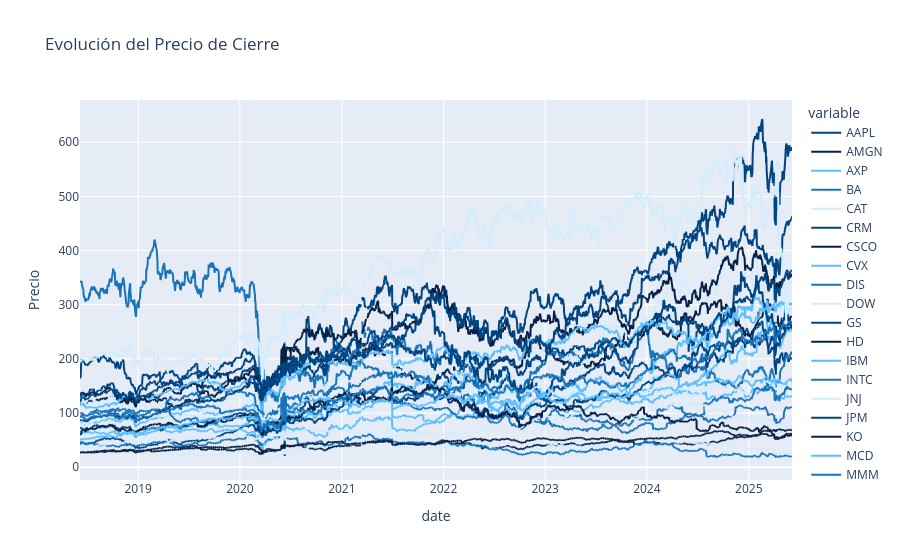

Notebook source saved alongside this figure:
### Code cell
# Extraer y limpiar nombres de columnas
df_close = df[[c for c in df.columns if c[1] == "close"]].copy()
df_close.columns = [c[0] for c in df_close.columns]

# Graficar evolución de los precios de cierre
fig = px.line(
    df_close,
    title="Evolución del Precio de Cierre",
    labels={"value": "Precio", "index": "Fecha"},
    color_discrete_sequence=colores_bbva_list
)

fig.show()

### Figure 1 — Plotly figure (JSON) as saved in the notebook; plotly's stock layout.template omitted (floating-point values rounded to 4 significant figures; data arrays with more than 128 entries replaced by an {"elided": "..."} marker saying what was removed)
{"data": [{"hovertemplate": "variable=AAPL<br>date=%{x}<br>Precio=%{y}<extra></extra>", "legendgroup": "AAPL", "line": {"color": "#004481", "dash": "solid"}, "marker": {"symbol": "circle"}, "mode": "lines", "name": "AAPL", "showlegend": true, "type": "scattergl", "x": {"elided": "1760 str values"}, "xaxis": "x", "y": {"elided": "1760 float values"}, "yaxis": "y"}, {"hovertemplate": "variable=AMGN<br>date=%{x}<br>Precio=%{y}<extra></extra>", "legendgroup": "AMGN", "line": {"color": "#072146", "dash": "solid"}, "marker": {"symbol": "circle"}, "mode": "lines", "name": "AMGN", "showlegend": true, "type": "scattergl", "x": {"elided": "1760 str values"}, "xaxis": "x", "y": {"elided": "1760 float values"}, "yaxis": "y"}, {"hovertemplate": "variable=AXP<br>date=%{x}<br>Precio=%{y}<extra></extra>", "legendgroup": "AXP", "line": {"color": "#5BBEFF", "dash": "solid"}, "marker": {"symbol": "circle"}, "mode": "lines", "name": "AXP", "showlegend": true, "type": "scattergl", "x": {"elided": "1760 str values"}, "xaxis": "x", "y": {"elided": "1760 float values"}, "yaxis": "y"}, {"hovertemplate": "variable=BA<br>date=%{x}<br>Precio=%{y}<extra></extra>", "legendgroup": "BA", "line": {"color": "#1973B8", "dash": "solid"}, "marker": {"symbol": "circle"}, "mode": "lines", "name": "BA", "showlegend": true, "type": "scattergl", "x": {"elided": "1760 str values"}, "xaxis": "x", "y": {"elided": "1760 float values"}, "yaxis": "y"}, {"hovertemplate": "variable=CAT<br>date=%{x}<br>Precio=%{y}<extra></extra>", "legendgroup": "CAT", "line": {"color": "#D4EDFC", "dash": "solid"}, "marker": {"symbol": "circle"}, "mode": "lines", "name": "CAT", "showlegend": true, "type": "scattergl", "x": {"elided": "1760 str values"}, "xaxis": "x", "y": {"elided": "1760 float values"}, "yaxis": "y"}, {"hovertemplate": "variable=CRM<br>date=%{x}<br>Precio=%{y}<extra></extra>", "legendgroup": "CRM", "line": {"color": "#004481", "dash": "solid"}, "marker": {"symbol": "circle"}, "mode": "lines", "name": "CRM", "showlegend": true, "type": "scattergl", "x": {"elided": "1760 str values"}, "xaxis": "x", "y": {"elided": "1760 float values"}, "yaxis": "y"}, {"hovertemplate": "variable=CSCO<br>date=%{x}<br>Precio=%{y}<extra></extra>", "legendgroup": "CSCO", "line": {"color": "#072146", "dash": "solid"}, "marker": {"symbol": "circle"}, "mode": "lines", "name": "CSCO", "showlegend": true, "type": "scattergl", "x": {"elided": "1760 str values"}, "xaxis": "x", "y": {"elided": "1760 float values"}, "yaxis": "y"}, {"hovertemplate": "variable=CVX<br>date=%{x}<br>Precio=%{y}<extra></extra>", "legendgroup": "CVX", "line": {"color": "#5BBEFF", "dash": "solid"}, "marker": {"symbol": "circle"}, "mode": "lines", "name": "CVX", "showlegend": true, "type": "scattergl", "x": {"elided": "1760 str values"}, "xaxis": "x", "y": {"elided": "1760 float values"}, "yaxis": "y"}, {"hovertemplate": "variable=DIS<br>date=%{x}<br>Precio=%{y}<extra></extra>", "legendgroup": "DIS", "line": {"color": "#1973B8", "dash": "solid"}, "marker": {"symbol": "circle"}, "mode": "lines", "name": "DIS", "showlegend": true, "type": "scattergl", "x": {"elided": "1760 str values"}, "xaxis": "x", "y": {"elided": "1760 float values"}, "yaxis": "y"}, {"hovertemplate": "variable=DOW<br>date=%{x}<br>Precio=%{y}<extra></extra>", "legendgroup": "DOW", "line": {"color": "#D4EDFC", "dash": "solid"}, "marker": {"symbol": "circle"}, "mode": "lines", "name": "DOW", "showlegend": true, "type": "scattergl", "x": {"elided": "1760 str values"}, "xaxis": "x", "y": {"elided": "1760 float values"}, "yaxis": "y"}, {"hovertemplate": "variable=GS<br>date=%{x}<br>Precio=%{y}<extra></extra>", "legendgroup": "GS", "line": {"color": "#004481", "dash": "solid"}, "marker": {"symbol": "circle"}, "mode": "lines", "name": "GS", "showlegend": true, "type": "scattergl", "x": {"elided": "1760 str values"}, "xaxis": "x", "y": {"elided": "1760 float values"}, "yaxis": "y"}, {"hovertemplate": "variable=HD<br>date=%{x}<br>Precio=%{y}<extra></extra>", "legendgroup": "HD", "line": {"color": "#072146", "dash": "solid"}, "marker": {"symbol": "circle"}, "mode": "lines", "name": "HD", "showlegend": true, "type": "scattergl", "x": {"elided": "1760 str values"}, "xaxis": "x", "y": {"elided": "1760 float values"}, "yaxis": "y"}, {"hovertemplate": "variable=IBM<br>date=%{x}<br>Precio=%{y}<extra></extra>", "legendgroup": "IBM", "line": {"color": "#5BBEFF", "dash": "solid"}, "marker": {"symbol": "circle"}, "mode": "lines", "name": "IBM", "showlegend": true, "type": "scattergl", "x": {"elided": "1760 str values"}, "xaxis": "x", "y": {"elided": "1760 float values"}, "yaxis": "y"}, {"hovertemplate": "variable=INTC<br>date=%{x}<br>Precio=%{y}<extra></extra>", "legendgroup": "INTC", "line": {"color": "#1973B8", "dash": "solid"}, "marker": {"symbol": "circle"}, "mode": "lines", "name": "INTC", "showlegend": true, "type": "scattergl", "x": {"elided": "1760 str values"}, "xaxis": "x", "y": {"elided": "1760 float values"}, "yaxis": "y"}, {"hovertemplate": "variable=JNJ<br>date=%{x}<br>Precio=%{y}<extra></extra>", "legendgroup": "JNJ", "line": {"color": "#D4EDFC", "dash": "solid"}, "marker": {"symbol": "circle"}, "mode": "lines", "name": "JNJ", "showlegend": true, "type": "scattergl", "x": {"elided": "1760 str values"}, "xaxis": "x", "y": {"elided": "1760 float values"}, "yaxis": "y"}, {"hovertemplate": "variable=JPM<br>date=%{x}<br>Precio=%{y}<extra></extra>", "legendgroup": "JPM", "line": {"color": "#004481", "dash": "solid"}, "marker": {"symbol": "circle"}, "mode": "lines", "name": "JPM", "showlegend": true, "type": "scattergl", "x": {"elided": "1760 str values"}, "xaxis": "x", "y": {"elided": "1760 float values"}, "yaxis": "y"}, {"hovertemplate": "variable=KO<br>date=%{x}<br>Precio=%{y}<extra></extra>", "legendgroup": "KO", "line": {"color": "#072146", "dash": "solid"}, "marker": {"symbol": "circle"}, "mode": "lines", "name": "KO", "showlegend": true, "type": "scattergl", "x": {"elided": "1760 str values"}, "xaxis": "x", "y": {"elided": "1760 float values"}, "yaxis": "y"}, {"hovertemplate": "variable=MCD<br>date=%{x}<br>Precio=%{y}<extra></extra>", "legendgroup": "MCD", "line": {"color": "#5BBEFF", "dash": "solid"}, "marker": {"symbol": "circle"}, "mode": "lines", "name": "MCD", "showlegend": true, "type": "scattergl", "x": {"elided": "1760 str values"}, "xaxis": "x", "y": {"elided": "1760 float values"}, "yaxis": "y"}, {"hovertemplate": "variable=MMM<br>date=%{x}<br>Precio=%{y}<extra></extra>", "legendgroup": "MMM", "line": {"color": "#1973B8", "dash": "solid"}, "marker": {"symbol": "circle"}, "mode": "lines", "name": "MMM", "showlegend": true, "type": "scattergl", "x": {"elided": "1760 str values"}, "xaxis": "x", "y": {"elided": "1760 float values"}, "yaxis": "y"}, {"hovertemplate": "variable=MRK<br>date=%{x}<br>Precio=%{y}<extra></extra>", "legendgroup": "MRK", "line": {"color": "#D4EDFC", "dash": "solid"}, "marker": {"symbol": "circle"}, "mode": "lines", "name": "MRK", "showlegend": true, "type": "scattergl", "x": {"elided": "1760 str values"}, "xaxis": "x", "y": {"elided": "1760 float values"}, "yaxis": "y"}, {"hovertemplate": "variable=MSFT<br>date=%{x}<br>Precio=%{y}<extra></extra>", "legendgroup": "MSFT", "line": {"color": "#004481", "dash": "solid"}, "marker": {"symbol": "circle"}, "mode": "lines", "name": "MSFT", "showlegend": true, "type": "scattergl", "x": {"elided": "1760 str values"}, "xaxis": "x", "y": {"elided": "1760 float values"}, "yaxis": "y"}, {"hovertemplate": "variable=NKE<br>date=%{x}<br>Precio=%{y}<extra></extra>", "legendgroup": "NKE", "line": {"color": "#072146", "dash": "solid"}, "marker": {"symbol": "circle"}, "mode": "lines", "name": "NKE", "showlegend": true, "type": "scattergl", "x": {"elided": "1760 str values"}, "xaxis": "x", "y": {"elided": "1760 float values"}, "yaxis": "y"}, {"hovertemplate": "variable=PG<br>date=%{x}<br>Precio=%{y}<extra></extra>", "legendgroup": "PG", "line": {"color": "#5BBEFF", "dash": "solid"}, "marker": {"symbol": "circle"}, "mode": "lines", "name": "PG", "showlegend": true, "type": "scattergl", "x": {"elided": "1760 str values"}, "xaxis": "x", "y": {"elided": "1760 float values"}, "yaxis": "y"}, {"hovertemplate": "variable=TRV<br>date=%{x}<br>Precio=%{y}<extra></extra>", "legendgroup": "TRV", "line": {"color": "#1973B8", "dash": "solid"}, "marker": {"symbol": "circle"}, "mode": "lines", "name": "TRV", "showlegend": true, "type": "scattergl", "x": {"elided": "1760 str values"}, "xaxis": "x", "y": {"elided": "1760 float values"}, "yaxis": "y"}, {"hovertemplate": "variable=UNH<br>date=%{x}<br>Precio=%{y}<extra></extra>", "legendgroup": "UNH", "line": {"color": "#D4EDFC", "dash": "solid"}, "marker": {"symbol": "circle"}, "mode": "lines", "name": "UNH", "showlegend": true, "type": "scattergl", "x": {"elided": "1760 str values"}, "xaxis": "x", "y": {"elided": "1760 float values"}, "yaxis": "y"}, {"hovertemplate": "variable=V<br>date=%{x}<br>Precio=%{y}<extra></extra>", "legendgroup": "V", "line": {"color": "#004481", "dash": "solid"}, "marker": {"symbol": "circle"}, "mode": "lines", "name": "V", "showlegend": true, "type": "scattergl", "x": {"elided": "1760 str values"}, "xaxis": "x", "y": {"elided": "1760 float values"}, "yaxis": "y"}], "layout": {"legend": {"title": {"text": "variable"}, "tracegroupgap": 0}, "title": {"text": "Evolución del Precio de Cierre"}, "xaxis": {"anchor": "y", "domain": [0, 1], "title": {"text": "date"}}, "yaxis": {"anchor": "x", "domain": [0, 1], "title": {"text": "Precio"}}}}
